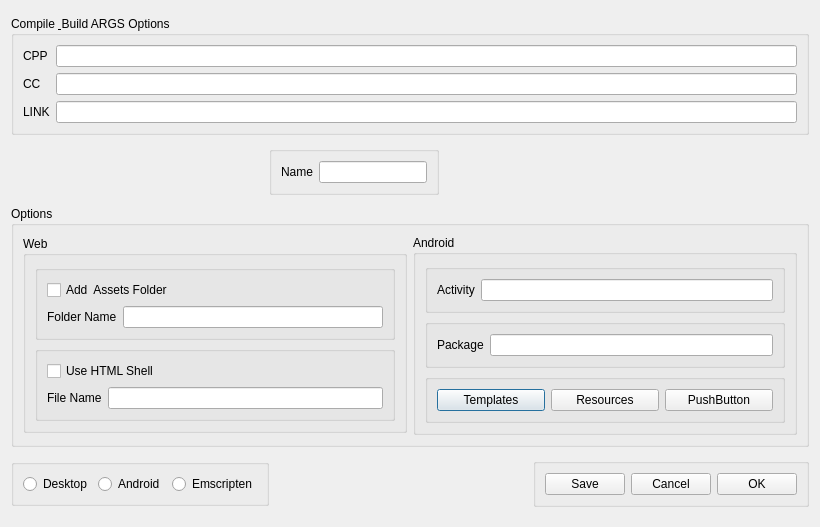
<?xml version="1.0" encoding="UTF-8"?>
<ui version="4.0">
 <class>Dialog</class>
 <widget class="QDialog" name="Dialog">
  <property name="geometry">
   <rect>
    <x>0</x>
    <y>0</y>
    <width>820</width>
    <height>527</height>
   </rect>
  </property>
  <property name="sizePolicy">
   <sizepolicy hsizetype="Fixed" vsizetype="Fixed">
    <horstretch>0</horstretch>
    <verstretch>0</verstretch>
   </sizepolicy>
  </property>
  <property name="maximumSize">
   <size>
    <width>820</width>
    <height>527</height>
   </size>
  </property>
  <property name="windowTitle">
   <string notr="true">Dialog</string>
  </property>
  <layout class="QGridLayout" name="gridLayout_5">
   <item row="0" column="0" colspan="4">
    <widget class="QGroupBox" name="groupBoxBuildOptions">
     <property name="sizePolicy">
      <sizepolicy hsizetype="Expanding" vsizetype="Fixed">
       <horstretch>0</horstretch>
       <verstretch>0</verstretch>
      </sizepolicy>
     </property>
     <property name="title">
      <string notr="true">Compile &amp; Build ARGS Options</string>
     </property>
     <layout class="QGridLayout" name="gridLayout_2">
      <item row="0" column="0">
       <widget class="QLabel" name="label">
        <property name="text">
         <string notr="true">CPP</string>
        </property>
       </widget>
      </item>
      <item row="2" column="1">
       <widget class="QLineEdit" name="lineEditLDArg">
        <property name="text">
         <string notr="true"/>
        </property>
       </widget>
      </item>
      <item row="1" column="0">
       <widget class="QLabel" name="label_2">
        <property name="text">
         <string notr="true">CC</string>
        </property>
       </widget>
      </item>
      <item row="1" column="1">
       <widget class="QLineEdit" name="lineEditCCArg">
        <property name="text">
         <string notr="true"/>
        </property>
       </widget>
      </item>
      <item row="2" column="0">
       <widget class="QLabel" name="label_3">
        <property name="text">
         <string notr="true">LINK</string>
        </property>
       </widget>
      </item>
      <item row="0" column="1">
       <widget class="QLineEdit" name="lineEditCPPArg">
        <property name="text">
         <string notr="true"/>
        </property>
       </widget>
      </item>
     </layout>
    </widget>
   </item>
   <item row="2" column="0" colspan="4">
    <widget class="QGroupBox" name="groupBox_3">
     <property name="sizePolicy">
      <sizepolicy hsizetype="Expanding" vsizetype="Fixed">
       <horstretch>0</horstretch>
       <verstretch>0</verstretch>
      </sizepolicy>
     </property>
     <property name="title">
      <string notr="true">Options</string>
     </property>
     <layout class="QGridLayout" name="gridLayout_4">
      <item row="0" column="0">
       <widget class="QGroupBox" name="groupBoxWeb">
        <property name="sizePolicy">
         <sizepolicy hsizetype="Preferred" vsizetype="Fixed">
          <horstretch>0</horstretch>
          <verstretch>0</verstretch>
         </sizepolicy>
        </property>
        <property name="title">
         <string notr="true">Web</string>
        </property>
        <layout class="QGridLayout" name="gridLayout_6">
         <item row="0" column="0">
          <widget class="QGroupBox" name="groupBox_7">
           <property name="sizePolicy">
            <sizepolicy hsizetype="Expanding" vsizetype="Fixed">
             <horstretch>0</horstretch>
             <verstretch>0</verstretch>
            </sizepolicy>
           </property>
           <property name="title">
            <string notr="true"/>
           </property>
           <layout class="QGridLayout" name="gridLayout">
            <item row="0" column="0" colspan="2">
             <widget class="QCheckBox" name="checkBox">
              <property name="text">
               <string notr="true">Add  Assets Folder</string>
              </property>
             </widget>
            </item>
            <item row="1" column="0">
             <widget class="QLabel" name="label_7">
              <property name="text">
               <string notr="true">Folder Name</string>
              </property>
             </widget>
            </item>
            <item row="1" column="1">
             <widget class="QLineEdit" name="lineEdit_3"/>
            </item>
           </layout>
          </widget>
         </item>
         <item row="1" column="0">
          <widget class="QGroupBox" name="groupBox_8">
           <property name="sizePolicy">
            <sizepolicy hsizetype="Expanding" vsizetype="Fixed">
             <horstretch>0</horstretch>
             <verstretch>0</verstretch>
            </sizepolicy>
           </property>
           <property name="title">
            <string/>
           </property>
           <layout class="QGridLayout" name="gridLayout_3">
            <item row="0" column="0" colspan="2">
             <widget class="QCheckBox" name="checkBox_2">
              <property name="text">
               <string notr="true">Use HTML Shell</string>
              </property>
             </widget>
            </item>
            <item row="1" column="0">
             <widget class="QLabel" name="label_8">
              <property name="text">
               <string notr="true">File Name</string>
              </property>
             </widget>
            </item>
            <item row="1" column="1">
             <widget class="QLineEdit" name="lineEdit_4"/>
            </item>
           </layout>
          </widget>
         </item>
        </layout>
       </widget>
      </item>
      <item row="0" column="1">
       <widget class="QGroupBox" name="groupBoxAndroid">
        <property name="sizePolicy">
         <sizepolicy hsizetype="Preferred" vsizetype="Fixed">
          <horstretch>0</horstretch>
          <verstretch>0</verstretch>
         </sizepolicy>
        </property>
        <property name="title">
         <string notr="true">Android</string>
        </property>
        <layout class="QGridLayout" name="gridLayout_7">
         <item row="0" column="0">
          <widget class="QGroupBox" name="groupBox_4">
           <property name="sizePolicy">
            <sizepolicy hsizetype="Expanding" vsizetype="Fixed">
             <horstretch>0</horstretch>
             <verstretch>0</verstretch>
            </sizepolicy>
           </property>
           <property name="title">
            <string notr="true"/>
           </property>
           <layout class="QHBoxLayout" name="horizontalLayout_5">
            <item>
             <widget class="QLabel" name="label_5">
              <property name="text">
               <string notr="true">Activity</string>
              </property>
             </widget>
            </item>
            <item>
             <widget class="QLineEdit" name="lineEdit"/>
            </item>
           </layout>
          </widget>
         </item>
         <item row="1" column="0">
          <widget class="QGroupBox" name="groupBox_6">
           <property name="sizePolicy">
            <sizepolicy hsizetype="Expanding" vsizetype="Fixed">
             <horstretch>0</horstretch>
             <verstretch>0</verstretch>
            </sizepolicy>
           </property>
           <property name="title">
            <string notr="true"/>
           </property>
           <layout class="QHBoxLayout" name="horizontalLayout_6">
            <item>
             <widget class="QLabel" name="label_6">
              <property name="text">
               <string notr="true">Package</string>
              </property>
             </widget>
            </item>
            <item>
             <widget class="QLineEdit" name="lineEdit_2"/>
            </item>
           </layout>
          </widget>
         </item>
         <item row="2" column="0">
          <widget class="QGroupBox" name="groupBox_9">
           <property name="sizePolicy">
            <sizepolicy hsizetype="Expanding" vsizetype="Fixed">
             <horstretch>0</horstretch>
             <verstretch>0</verstretch>
            </sizepolicy>
           </property>
           <property name="title">
            <string notr="true"/>
           </property>
           <layout class="QHBoxLayout" name="horizontalLayout_7">
            <item>
             <widget class="QPushButton" name="pushButton_2">
              <property name="text">
               <string>Templates</string>
              </property>
             </widget>
            </item>
            <item>
             <widget class="QPushButton" name="pushButton_3">
              <property name="text">
               <string>Resources</string>
              </property>
             </widget>
            </item>
            <item>
             <widget class="QPushButton" name="pushButton_4">
              <property name="text">
               <string>PushButton</string>
              </property>
             </widget>
            </item>
           </layout>
          </widget>
         </item>
        </layout>
       </widget>
      </item>
     </layout>
    </widget>
   </item>
   <item row="3" column="0" colspan="2">
    <widget class="QGroupBox" name="groupBox">
     <property name="sizePolicy">
      <sizepolicy hsizetype="Minimum" vsizetype="Fixed">
       <horstretch>0</horstretch>
       <verstretch>0</verstretch>
      </sizepolicy>
     </property>
     <property name="title">
      <string notr="true"/>
     </property>
     <layout class="QHBoxLayout" name="horizontalLayout_2">
      <item>
       <widget class="QRadioButton" name="radioButton">
        <property name="text">
         <string notr="true">Desktop</string>
        </property>
       </widget>
      </item>
      <item>
       <widget class="QRadioButton" name="radioButton_2">
        <property name="text">
         <string notr="true">Android</string>
        </property>
       </widget>
      </item>
      <item>
       <widget class="QRadioButton" name="radioButton_3">
        <property name="text">
         <string notr="true">Emscripten</string>
        </property>
       </widget>
      </item>
     </layout>
    </widget>
   </item>
   <item row="3" column="2">
    <spacer name="horizontalSpacer">
     <property name="orientation">
      <enum>Qt::Horizontal</enum>
     </property>
     <property name="sizeHint" stdset="0">
      <size>
       <width>210</width>
       <height>20</height>
      </size>
     </property>
    </spacer>
   </item>
   <item row="3" column="3">
    <widget class="QGroupBox" name="groupBox_2">
     <property name="sizePolicy">
      <sizepolicy hsizetype="Minimum" vsizetype="Fixed">
       <horstretch>0</horstretch>
       <verstretch>0</verstretch>
      </sizepolicy>
     </property>
     <property name="title">
      <string notr="true"/>
     </property>
     <layout class="QHBoxLayout" name="horizontalLayout">
      <item>
       <widget class="QPushButton" name="pushButton">
        <property name="text">
         <string notr="true">Save</string>
        </property>
       </widget>
      </item>
      <item>
       <widget class="QPushButton" name="pushButtonCancel">
        <property name="text">
         <string notr="true">Cancel</string>
        </property>
       </widget>
      </item>
      <item>
       <widget class="QPushButton" name="pushButtonOk">
        <property name="text">
         <string notr="true">OK</string>
        </property>
       </widget>
      </item>
     </layout>
    </widget>
   </item>
   <item row="1" column="3">
    <spacer name="horizontalSpacer_2">
     <property name="orientation">
      <enum>Qt::Horizontal</enum>
     </property>
     <property name="sizeHint" stdset="0">
      <size>
       <width>79</width>
       <height>20</height>
      </size>
     </property>
    </spacer>
   </item>
   <item row="1" column="0">
    <spacer name="horizontalSpacer_3">
     <property name="orientation">
      <enum>Qt::Horizontal</enum>
     </property>
     <property name="sizeHint" stdset="0">
      <size>
       <width>40</width>
       <height>20</height>
      </size>
     </property>
    </spacer>
   </item>
   <item row="1" column="1" colspan="2">
    <widget class="QGroupBox" name="groupBox_5">
     <property name="sizePolicy">
      <sizepolicy hsizetype="Fixed" vsizetype="Fixed">
       <horstretch>0</horstretch>
       <verstretch>0</verstretch>
      </sizepolicy>
     </property>
     <property name="title">
      <string notr="true"/>
     </property>
     <layout class="QHBoxLayout" name="horizontalLayout_3">
      <item>
       <widget class="QLabel" name="label_4">
        <property name="text">
         <string notr="true">Name</string>
        </property>
       </widget>
      </item>
      <item>
       <widget class="QLineEdit" name="lineEditName"/>
      </item>
     </layout>
    </widget>
   </item>
  </layout>
 </widget>
 <resources/>
 <connections/>
</ui>
